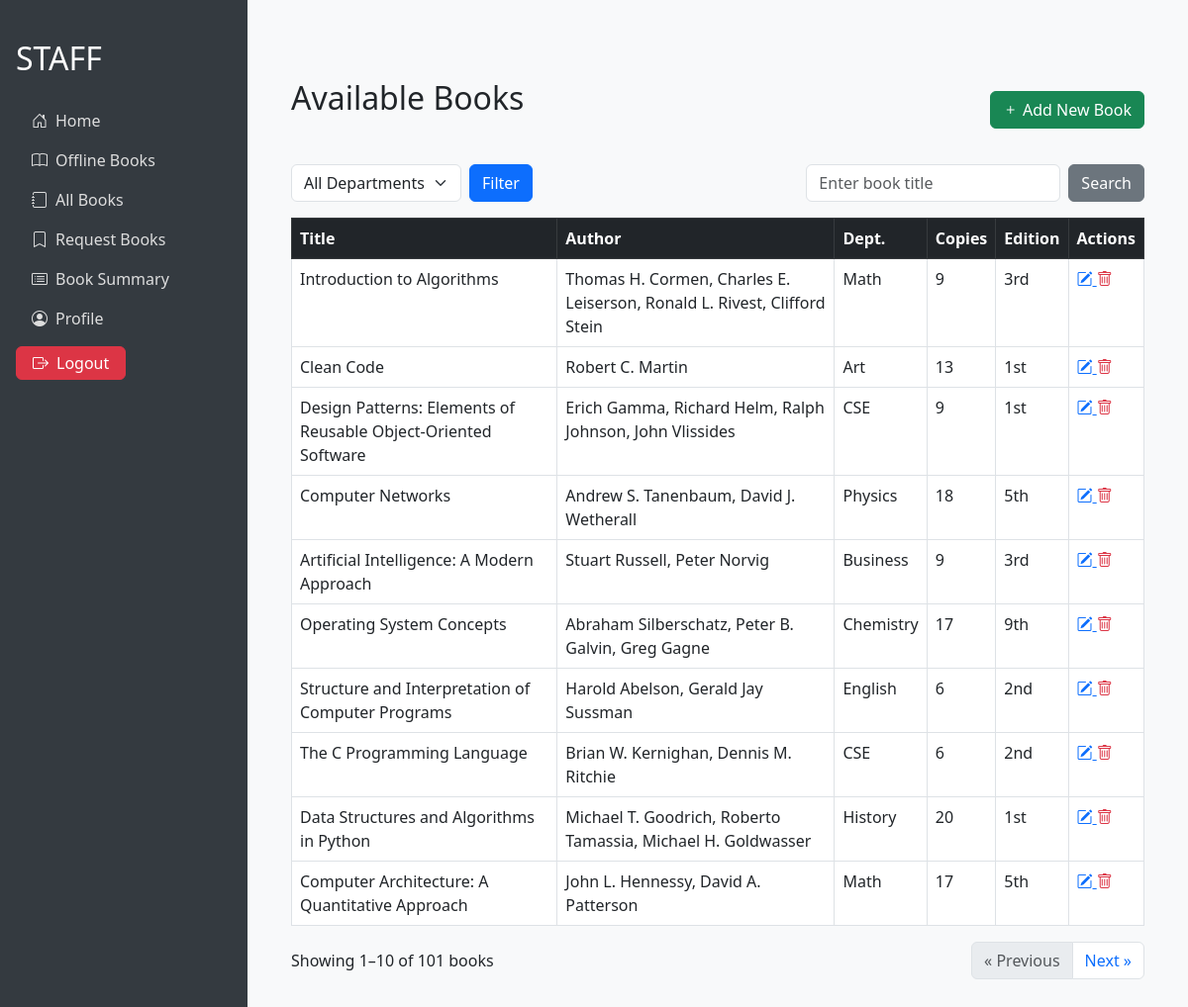
/staff/all_books/ (signed in), run on the app's committed database.
### library/models.py (models this page shows, shortened)
class Book(models.Model):
    book_id = models.CharField(max_length=20, unique=True)
    title = models.CharField(max_length=255)
    author = models.CharField(max_length=255)
    edition = models.CharField(max_length=50, blank=True)
    publication = models.CharField(max_length=255, blank=True)
    isbn = models.CharField(max_length=20, unique=True)
    number_of_copies_available = models.PositiveIntegerField(default=0)
    book_dept = models.CharField(max_length=100, blank=True)

### library/views.py (the view)
# urls.py: path('staff/all_books/', views.all_books, name='all_books'),
@user_passes_test(is_staff_user, login_url='login')
def all_books(request):
    if request.method == 'POST':
        dept = request.POST.get('dept', '')
        search_text = request.POST.get('search', '')
        page = request.POST.get('page', '')
        request.session['dept'] = dept
        request.session['search'] = search_text
        request.session['page'] = page
        return redirect('all_books')
    else:
        selected_dept = request.session.pop('dept', '')
        search_text = request.session.pop('search', '')
        page_number = request.session.pop('page', '')
        books_list = Book.objects.all().order_by('pk')
        if selected_dept:
            books_list = books_list.filter(book_dept=selected_dept)
        if search_text:
            books_list = books_list.filter(title__icontains=search_text)
        departments = Book.objects.values_list('book_dept', flat=True).distinct()
        paginator = Paginator(books_list, 10)
        page_obj = paginator.get_page(page_number) if page_number else paginator.get_page(1)
        return render(request, 'staff_dashboard/all_books.html', {
            'page_obj': page_obj,
            'selected_dept': selected_dept,
            'search_text': search_text,
            'departments': departments,
        })

### library/views.py (called while the page is built)
def is_staff_user(user):
    return user.is_staff

### templates/staff_dashboard/all_books.html (shortened to what this page needs)
{% extends "staff_dashboard/staff_base.html" %}
{% load static %}
{% block content %}
<div class="container my-5">
   <div class="d-flex justify-content-between align-items-center mb-4">
        <h2 class="mb-4">Available Books</h2>
        <button type="button" class="btn btn-success"  data-bs-toggle="modal" data-bs-target="#addBookModal">
            <i class="bi bi-plus"></i> Add New Book
        </button>
   </div>
    <div class="row mb-3 align-items-center">
        <div class="col-auto">
            <form method="POST" class="d-flex align-items-center">
                <select name="dept" id="dept" class="form-select me-2 h-25">
                    <option value>All Departments</option>
                </select>
                <button type="submit" class="btn btn-primary">Filter</button>
            </form>
        </div>
        <div class="col-auto ms-auto">
            <form method="POST" class="d-flex align-items-center">
                <input type="text" name="search" id="search" class="form-control me-2" placeholder="Enter book title" value="{{ search_text }}">
                <button type="submit" class="btn btn-secondary">Search</button>
            </form>
        </div>
    </div>
    <table class="table table-bordered">
        <thead class="table-dark">
            <tr>
                <th>Title</th>
                <th>Author</th>
                <th>Dept.</th>
                <th>Copies</th>
                <th>Edition</th>
                <th>Actions</th>
            </tr>
        </thead>
        <tbody>
            {% for book in page_obj %}
            <tr>
                <td>{{ book.title }}</td>
                <td>{{ book.author }}</td>
                <td>{{ book.book_dept }}</td>
                <td>{{ book.number_of_copies_available }}</td>
                <td>{{ book.edition }}</td>
                <td>
                    <a href="#" class="text-primary" title="Edit"
                    onclick="openEditModal({{ book.id|escapejs }});">
                        <i class="bi bi-pencil-square"></i>
                    </a>
                    <a href="#" class="text-danger" title="Delete"
                        onclick="showDeleteModal('{{ book.title|escapejs }}',
                        '{% url 'delete_book' book.id %}');">
                            <i class="bi bi-trash"></i>
                    </a>
                </td>
            </tr>
            {% endfor %}
        </tbody>
    </table>
    <div class="d-flex justify-content-between align-items-center">
        <p class="mb-0">Showing {{ page_obj.start_index }}–{{ page_obj.end_index }} of {{ page_obj.paginator.count }} books</p>
        <div>
            <ul class="pagination mb-0">
                {% if page_obj.has_previous %}
                <li class="page-item">
                    <form method="POST" style="display:inline;">
                        {% csrf_token %}
                        <input type="hidden" name="page" value="{{ page_obj.previous_page_number }}">
                        <button class="page-link" type="submit">&laquo; Previous</button>
                    </form>
                </li>
                {% else %}
                <li class="page-item disabled">
                    <span class="page-link">&laquo; Previous</span>
                </li>
                {% endif %}
                {% if page_obj.has_next %}
                <li class="page-item">
                    <form method="POST" style="display:inline;">
                        <button class="page-link" type="submit">Next &raquo;</button>
                    </form>
                </li>
                {% else %}
                <li class="page-item disabled">
                    <span class="page-link">Next &raquo;</span>
                </li>
                {% endif %}
            </ul>
        </div>
    </div>
</div>
{% endblock %}

### data on the page
Book: title "Introduction to Algorithms", author "Thomas H. Cormen, Charles E. Leiserson, Ronald L. Rivest, Clifford Stein", book_dept "Math", number_of_copies_available "9", edition "3rd"
Book: title "Clean Code", author "Robert C. Martin", book_dept "Art", number_of_copies_available "13", edition "1st"
Book: title "Design Patterns: Elements of Reusable Object-Oriented Software", author "Erich Gamma, Richard Helm, Ralph Johnson, John Vlissides", book_dept "CSE", number_of_copies_available "9", edition "1st"
Book: title "Computer Networks", author "Andrew S. Tanenbaum, David J. Wetherall", book_dept "Physics", number_of_copies_available "18", edition "5th"
Book: title "Artificial Intelligence: A Modern Approach", author "Stuart Russell, Peter Norvig", book_dept "Business", number_of_copies_available "9", edition "3rd"
Book: title "Operating System Concepts", author "Abraham Silberschatz, Peter B. Galvin, Greg Gagne", book_dept "Chemistry", number_of_copies_available "17", edition "9th"
Book: title "Structure and Interpretation of Computer Programs", author "Harold Abelson, Gerald Jay Sussman", book_dept "English", number_of_copies_available "6", edition "2nd"
Book: title "The C Programming Language", author "Brian W. Kernighan, Dennis M. Ritchie", book_dept "CSE", number_of_copies_available "6", edition "2nd"
Book: title "Data Structures and Algorithms in Python", author "Michael T. Goodrich, Roberto Tamassia, Michael H. Goldwasser", book_dept "History", number_of_copies_available "20", edition "1st"
Book: title "Computer Architecture: A Quantitative Approach", author "John L. Hennessy, David A. Patterson", book_dept "Math", number_of_copies_available "17", edition "5th"

### other printed values
{{ page_obj.start_index }} "1"
{{ page_obj.end_index }} "10"
{{ page_obj.paginator.count }} "101"
